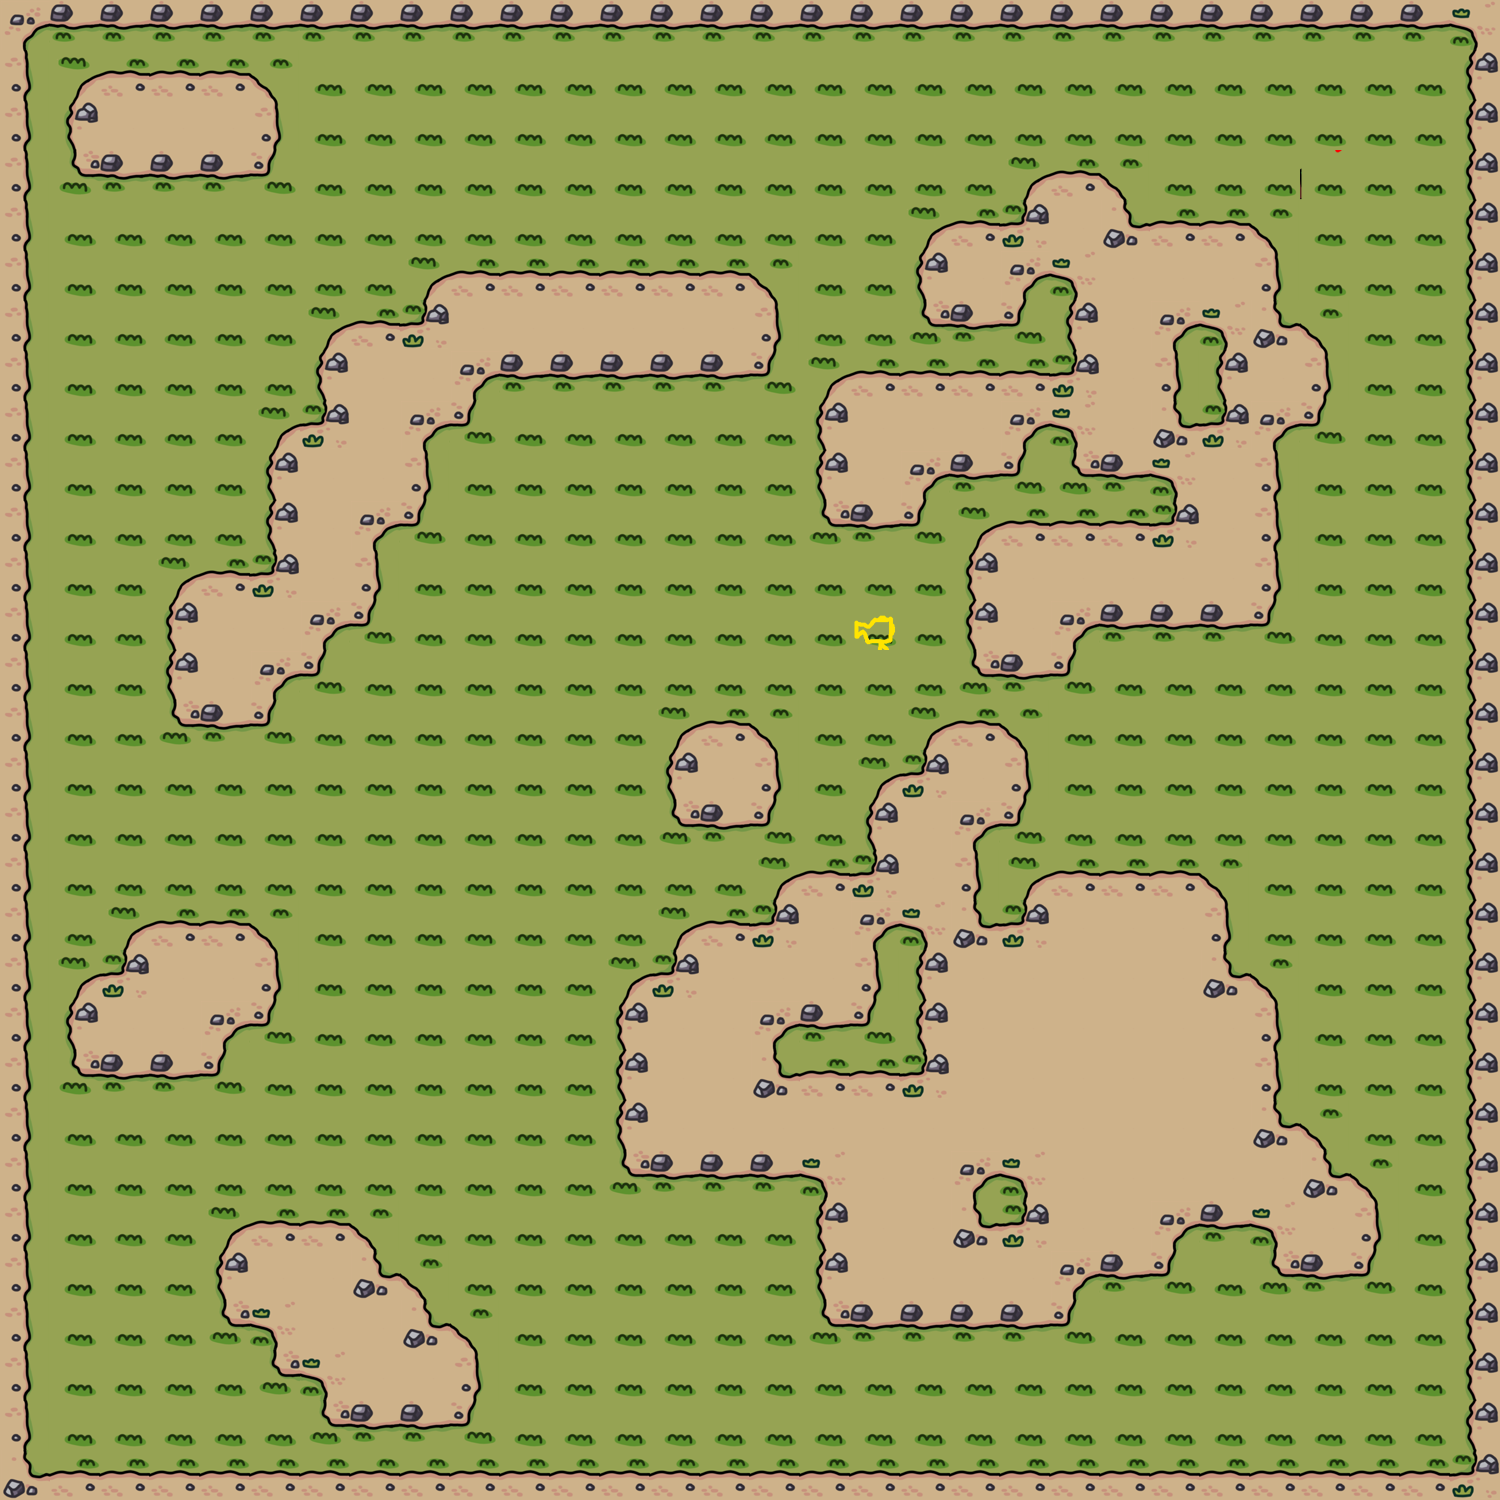

A 2D game scene composited from a Tiled map and its tileset images. What follows is a short description and the map's XML, with each tile layer's data collapsed to a summary:
An orthogonal 30x30 tile map with 50x50 px tiles, 4 tile layers (stage, soil, deco, unit).

<map version="1.0" orientation="orthogonal" renderorder="right-down" width="30" height="30" tilewidth="50" tileheight="50" nextobjectid="1">
 <tileset firstgid="1" name="grassTilemap" tilewidth="50" tileheight="50" tilecount="130">
  <image source="50TileSet.png" width="512" height="1024" />
  <terraintypes>
   <terrain name="soil" tile="-1" />
  </terraintypes>
  <tile id="30" terrain=",,,0" />
  <tile id="31" terrain=",,0,0" />
  <tile id="32" terrain=",,0," />
  <tile id="33" terrain="0,0,0," />
  <tile id="34" terrain="0,0,,0" />
  <tile id="40" terrain=",0,,0" />
  <tile id="41" terrain="0,0,0,0" />
  <tile id="42" terrain="0,,0," />
  <tile id="43" terrain="0,,0,0" />
  <tile id="44" terrain=",0,0,0" />
  <tile id="50" terrain=",0,," />
  <tile id="51" terrain="0,0,," />
  <tile id="52" terrain="0,,," />
 </tileset>
 <layer name="stage" width="30" height="30">
  <data>[900 cells, 900 non-empty, 3 distinct tile ids]</data>
 </layer>
 <layer name="soil" width="30" height="30">
  <data>[900 cells, 462 non-empty, 13 distinct tile ids]</data>
 </layer>
 <layer name="deco" width="30" height="30">
  <data>[900 cells, 1 non-empty, 1 distinct tile ids]</data>
 </layer>
 <layer name="unit" width="30" height="30">
  <data>[900 cells, 1 non-empty, 1 distinct tile ids]</data>
 </layer>
</map>
